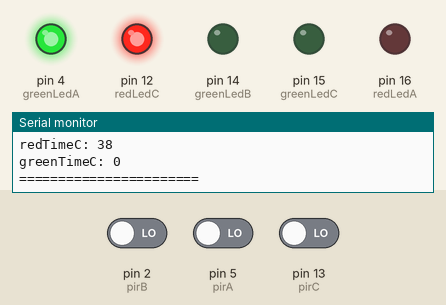
Recording of a sketch running on a simulated Arduino Uno, built with avr-gcc and run on an emulated ATmega328P. Parts: output pins drawn as LEDs (lit = HIGH), the last lines printed to the serial monitor. The test bench sets the inputs (shaded band); at power-on: pin 2 (pirB) LOW, pin 5 (pirA) LOW, pin 13 (pirC) LOW. Pins used as bus, display or sensor lines are not drawn.

Above: at 2.9 s.
3.0 s: pin 2 (pirB) driven HIGH
6.8 s: pin 5 (pirA) driven HIGH
At 8.5 s:
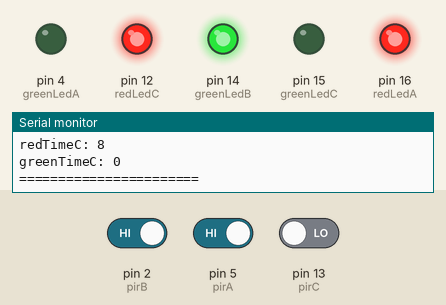
11.0 s: pin 13 (pirC) driven HIGH
Timing chart, 0 to 14.0 s (numbered marks = the images above; inputs shaded):
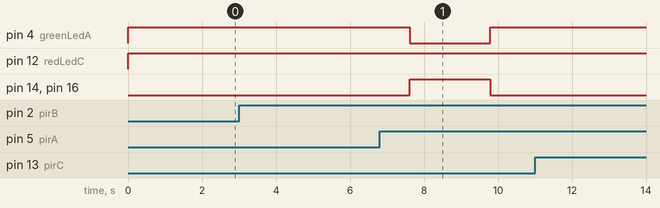

The sketch:

G1_-_Praktikum_IoT.ino
```cpp
#define redLedA 16
#define pirA 5
#define greenLedA 4

#define redLedB 0
#define pirB 2
#define greenLedB 14

#define redLedC 12
#define pirC 13
#define greenLedC 15

int car = 5;

int redTimeA = 0, greenTimeA = 20;
int redTimeB = 20, greenTimeB = 0;
int redTimeC = 40, greenTimeC = 0;

int getPirA = 0;
int getPirB = 0;
int getPirC = 0;

void setup()
{
  pinMode(redLedA, OUTPUT);
  pinMode(pirA, INPUT);
  pinMode(greenLedA, OUTPUT);

  pinMode(redLedB, OUTPUT);
  pinMode(pirB, INPUT);
  pinMode(greenLedB, OUTPUT);

  pinMode(redLedC, OUTPUT);
  pinMode(pirC, INPUT);
  pinMode(greenLedC, OUTPUT);

  Serial.begin(9600);
}

void loop()
{
  getPirA = digitalRead(pirA);
  getPirB = digitalRead(pirB);
  getPirC = digitalRead(pirC);
  if(greenTimeA > 0) {
    digitalWrite(redLedA, LOW);
      digitalWrite(greenLedA, HIGH);

      digitalWrite(redLedB, HIGH);
      digitalWrite(greenLedB, LOW);

      digitalWrite(redLedC, HIGH);
      digitalWrite(greenLedC, LOW);
    } else if(greenTimeB > 0) {
      digitalWrite(redLedA, HIGH);
      digitalWrite(greenLedA, LOW);

      digitalWrite(redLedB, LOW);
      digitalWrite(greenLedB, HIGH);

      digitalWrite(redLedC, HIGH);
      digitalWrite(greenLedC, LOW);
    } else if(greenTimeC > 0) {
      digitalWrite(redLedA, HIGH);
      digitalWrite(greenLedA, LOW);

      digitalWrite(redLedB, HIGH);
      digitalWrite(greenLedB, LOW);

      digitalWrite(redLedC, LOW);
      digitalWrite(greenLedC, HIGH);
    }

  if(getPirA == HIGH) {
    if(greenTimeB > 0) {
      greenTimeB = greenTimeB - car;
      redTimeC = redTimeC - car;
      redTimeA = redTimeA - car - car;
    } else if(greenTimeC > 0) {
      greenTimeC = greenTimeC - car;
      redTimeA = redTimeA - car;
      redTimeB = redTimeB - car - car;
    } else {
      greenTimeA = greenTimeA + car;

      redTimeB = redTimeB + car;

      redTimeC = redTimeC + car + car;
    }
  } else if(getPirB == HIGH) {
    if(greenTimeA > 0) {
      greenTimeA = greenTimeA - car;
      redTimeB = redTimeB - car;
      redTimeC = redTimeC - car - car;
    } else if(greenTimeC > 0) {
      greenTimeC = greenTimeC - car;
      redTimeA = redTimeA - car;
      redTimeB = redTimeB - car - car;
    } else {
      redTimeA = redTimeA + car + car;

      greenTimeB = greenTimeB + car;

      redTimeC = redTimeC + car;
    }
  } else if(getPirC == HIGH) {
    if(greenTimeA > 0) {
      greenTimeA = greenTimeA - car;
      redTimeB = redTimeB - car;
      redTimeC = redTimeC - car - car;
    } else if(greenTimeB > 0) {
      greenTimeB = greenTimeB - car;
      redTimeC = redTimeC - car;
      redTimeA = redTimeA - car - car;
    } else {
      redTimeA = redTimeA + car;

      redTimeB = redTimeB + car + car;

      greenTimeC = greenTimeC + car;
    }
  }

  if(greenTimeA == 1 && redTimeC > 0) {
    redTimeA = 40;
    greenTimeA = 0;

    redTimeB = 0;
    greenTimeB = 20;

    redTimeC = 20;
    greenTimeC = 0;
  } else if(greenTimeB == 1 && redTimeA > 0) {
    redTimeA = 20;
    greenTimeA = 0;

    redTimeB = 40;
    greenTimeB = 0;

    redTimeC = 0;
    greenTimeC = 20;
  } else if(greenTimeC == 1 && redTimeB > 0) {
    redTimeA = 0;
    greenTimeA = 20;

    redTimeB = 20;
    greenTimeB = 0;

    redTimeC = 40;
    greenTimeC = 0;
  }

  if(redTimeA > 0) {
    redTimeA = redTimeA - 1;
  } else if (greenTimeA > 0) {
    greenTimeA = greenTimeA - 1;
  }

  if(redTimeB > 0) {
    redTimeB = redTimeB - 1;
  } else if (greenTimeB > 0) {
    greenTimeB = greenTimeB - 1;
  }

  if(redTimeC > 0) {
    redTimeC = redTimeC - 1;
  } else if (greenTimeC > 0) {
    greenTimeC = greenTimeC - 1;
  }


  delay(1000);
  if (getPirA == HIGH) {
    Serial.println("pirA: masuk");
  } else {
    Serial.println("pirA: mati");
  }
  Serial.print("redTimeA: ");
  Serial.println(redTimeA);
  Serial.print("greenTimeA: ");
  Serial.println(greenTimeA);

  if (getPirB == HIGH) {
    Serial.println("pirB: masuk");
  } else {
    Serial.println("pirB: mati");
  }
  Serial.print("redTimeB: ");
  Serial.println(redTimeB);
  Serial.print("greenTimeB: ");
  Serial.println(greenTimeB);

  if (getPirC == HIGH) {
    Serial.println("pirC: masuk");
  } else {
    Serial.println("pirC: mati");
  }
  Serial.print("redTimeC: ");
  Serial.println(redTimeC);
  Serial.print("greenTimeC: ");
  Serial.println(greenTimeC);

  Serial.println("=======================\n");
  getPirA = 0;
  getPirB = 0;
  getPirC = 0;
}
```
